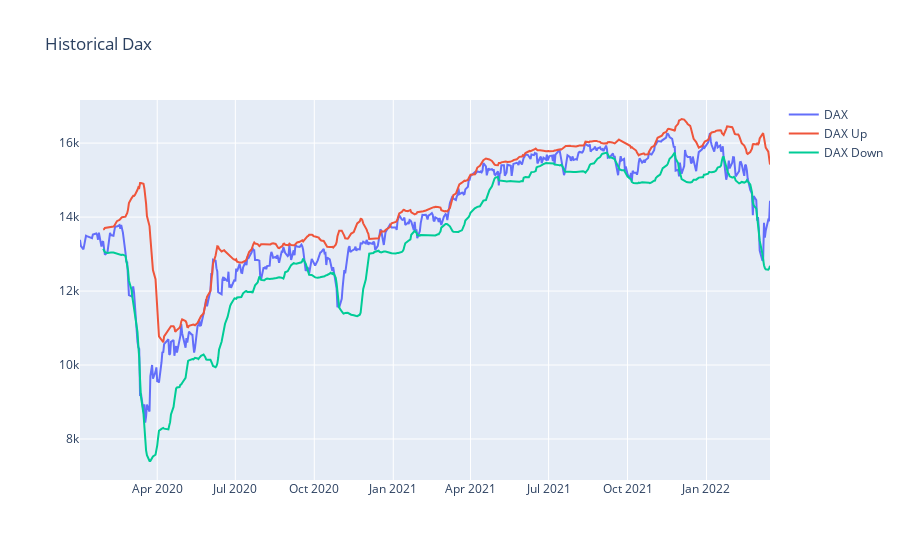

The code cell stored with this chart in its notebook:
### Markdown cell above
# Plot

### Code cell
# plot DAx with Bolllinger bands

fig = go.Figure()

fig.add_trace(go.Scatter(x=_df.Date, y=_df.Close,
                         mode='lines',
                         name='DAX'))

fig.add_trace(go.Scatter(x=_df.Date, y=_df.boll_up,
                         mode='lines',
                         name='DAX Up'))

fig.add_trace(go.Scatter(x=_df.Date, y=_df.boll_down,
                         mode='lines',
                         name='DAX Down'))

# Add figure title
fig.update_layout(title_text="Historical Dax")

fig.show()

### Figure 1 — Plotly figure (JSON) as saved in the notebook; plotly's stock layout.template omitted (floating-point values rounded to 4 significant figures; data arrays with more than 128 entries replaced by an {"elided": "..."} marker saying what was removed)
{"data": [{"mode": "lines", "name": "DAX", "type": "scatter", "x": {"elided": "562 str values"}, "y": {"elided": "562 float values"}}, {"mode": "lines", "name": "DAX Up", "type": "scatter", "x": {"elided": "562 str values"}, "y": {"elided": "562 float values"}}, {"mode": "lines", "name": "DAX Down", "type": "scatter", "x": {"elided": "562 str values"}, "y": {"elided": "562 float values"}}], "layout": {"title": {"text": "Historical Dax"}}}
